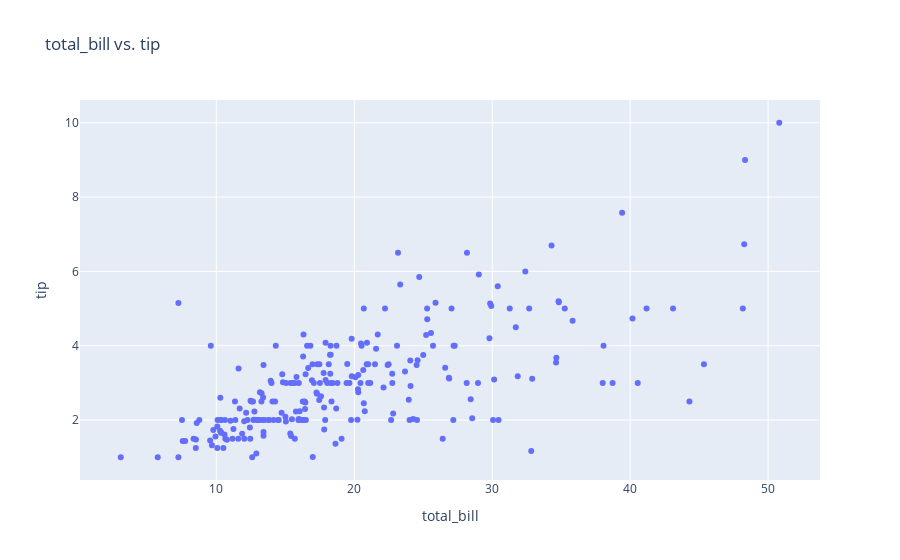
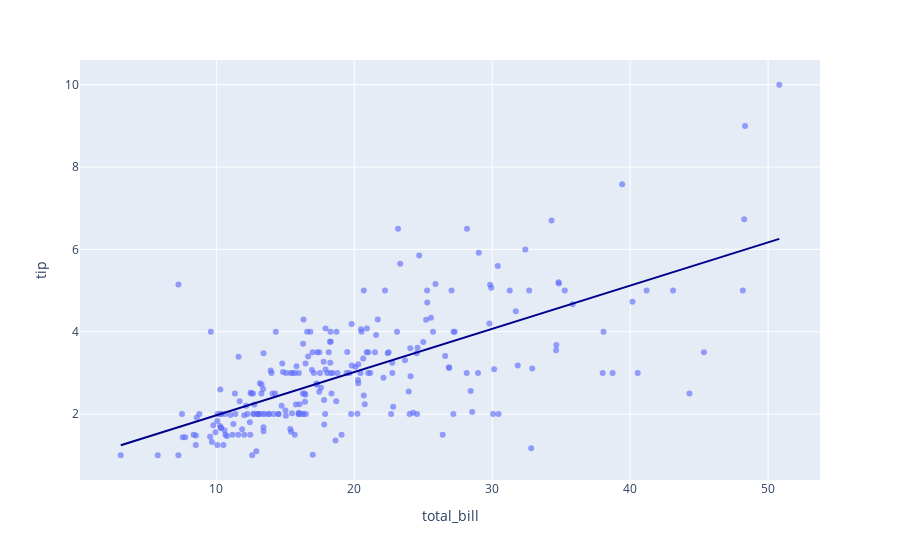

Notebook code for these charts, in order:
### Code cell
fig = px.scatter(df, x="total_bill", y="tip", title="total_bill vs. tip")
fig.show()
fig2 = px.scatter(df, x='total_bill', y='tip', opacity=0.65, trendline='ols', trendline_color_override='darkblue')
fig2.show()

### Figure 1 — Plotly figure (JSON) as saved in the notebook; plotly's stock layout.template omitted (floating-point values rounded to 4 significant figures; data arrays with more than 128 entries replaced by an {"elided": "..."} marker saying what was removed)
{"data": [{"hovertemplate": "total_bill=%{x}<br>tip=%{y}<extra></extra>", "legendgroup": "", "marker": {"color": "#636efa", "symbol": "circle"}, "mode": "markers", "name": "", "orientation": "v", "showlegend": false, "type": "scatter", "x": {"elided": "244 float values"}, "xaxis": "x", "y": {"elided": "244 float values"}, "yaxis": "y"}], "layout": {"autosize": true, "legend": {"tracegroupgap": 0}, "title": {"text": "total_bill vs. tip"}, "xaxis": {"anchor": "y", "autorange": true, "domain": [0, 1], "range": [0.1808, 53.7], "title": {"text": "total_bill"}, "type": "linear"}, "yaxis": {"anchor": "x", "autorange": true, "domain": [0, 1], "range": [0.2573, 10.74], "title": {"text": "tip"}, "type": "linear"}}}

### Figure 2 — Plotly figure (JSON) as saved in the notebook; plotly's stock layout.template omitted (floating-point values rounded to 4 significant figures; data arrays with more than 128 entries replaced by an {"elided": "..."} marker saying what was removed)
{"data": [{"hovertemplate": "total_bill=%{x}<br>tip=%{y}<extra></extra>", "legendgroup": "", "marker": {"color": "#636efa", "opacity": 0.65, "symbol": "circle"}, "mode": "markers", "name": "", "orientation": "v", "showlegend": false, "type": "scatter", "x": {"elided": "244 float values"}, "xaxis": "x", "y": {"elided": "244 float values"}, "yaxis": "y"}, {"hovertemplate": "<b>OLS trendline</b><br>tip = 0.105025 * total_bill + 0.92027<br>R<sup>2</sup>=0.456617<br><br>total_bill=%{x}<br>tip=%{y} <b>(trend)</b><extra></extra>", "legendgroup": "", "line": {"color": "darkblue"}, "marker": {"color": "#636efa", "symbol": "circle"}, "mode": "lines", "name": "", "showlegend": false, "type": "scatter", "x": {"elided": "244 float values"}, "xaxis": "x", "y": {"elided": "244 float values"}, "yaxis": "y"}], "layout": {"autosize": true, "legend": {"tracegroupgap": 0}, "margin": {"t": 60}, "xaxis": {"anchor": "y", "autorange": true, "domain": [0, 1], "range": [0.1808, 53.7], "title": {"text": "total_bill"}, "type": "linear"}, "yaxis": {"anchor": "x", "autorange": true, "domain": [0, 1], "range": [0.3031, 10.7], "title": {"text": "tip"}, "type": "linear"}}}
